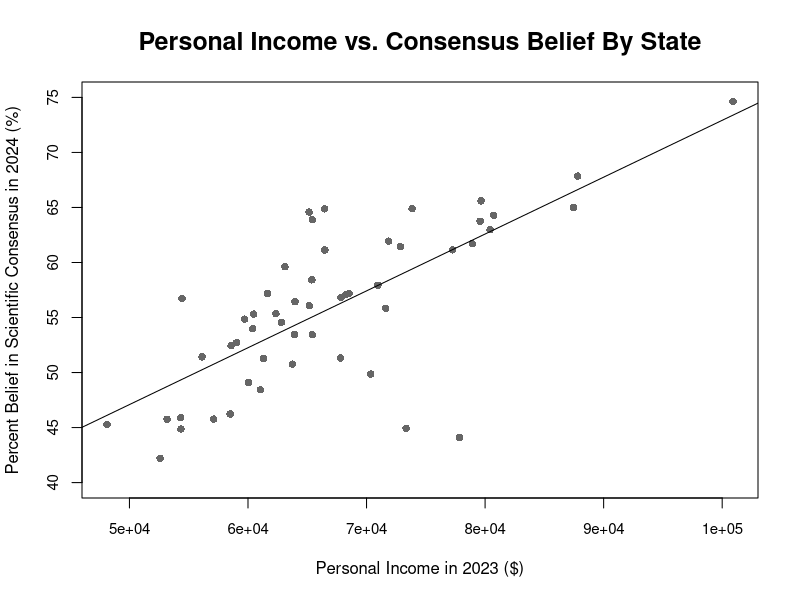
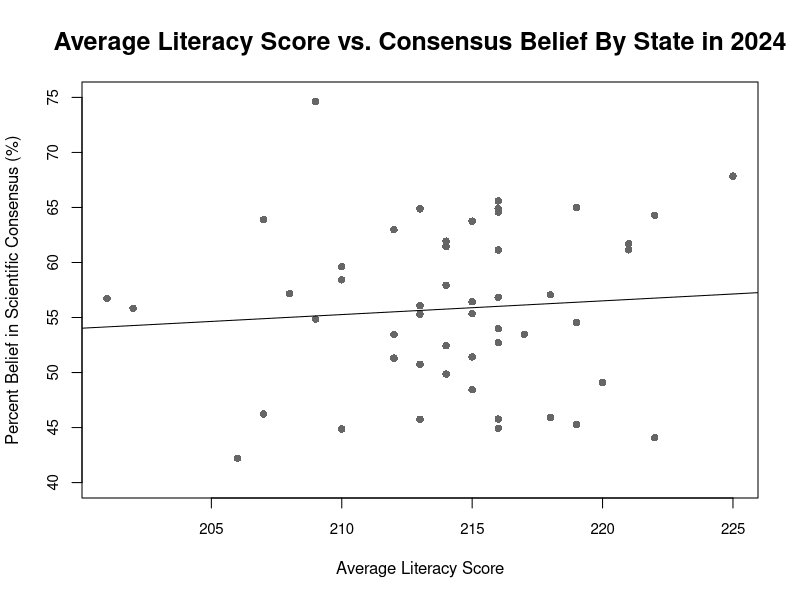
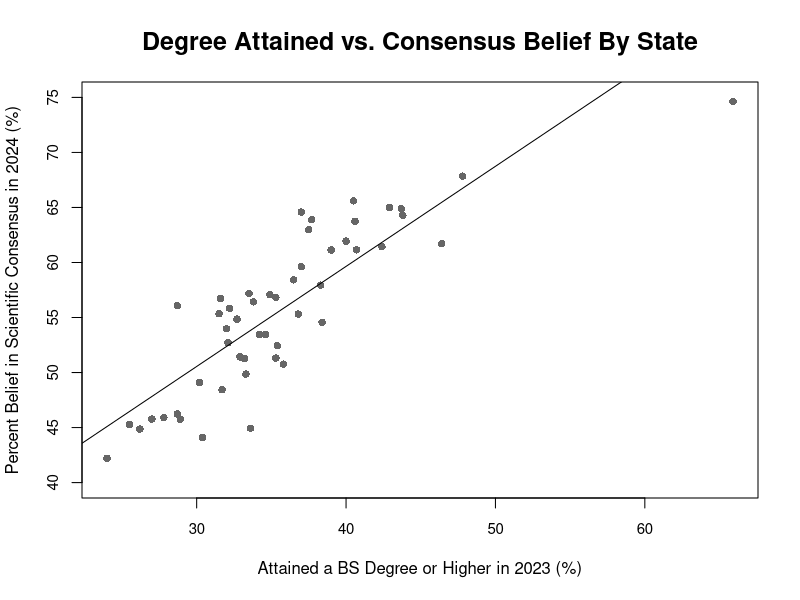

The R script that drew these images, in order: (Note: this script raises an error after producing the figures.)
kniss_wd <- function (repo, folder=NULL) {
  if(missing(folder))
  {
    setwd(print(paste(if (Sys.info()[["sysname"]]=="Windows") {("C:/GitHub")} else {
      if (Sys.info()[["sysname"]]=="Darwin"){("/Users/sylviakniss/Documents/GitHub")} else ("for Linux run: setwd('/home/[INSERT YOUR USERNAME]/GitHub')")
    },"/",repo, sep = "")))}
  else 
    
  {
    setwd(print(paste(if (Sys.info()[["sysname"]]=="Windows") {("C:/GitHub")} else {
      if (Sys.info()[["sysname"]]=="Darwin"){("/Users/sylviakniss/Documents/GitHub")} else ("for Linux run: setwd('/home/[INSERT YOUR USERNAME]/GitHub')")
    },"/",repo, "/", folder, sep = "")))}
}


kniss_wd(repo = "knisssj")




#Initial Honors data run

read.csv("Honors/YCOM8_publicdata.csv")

df <- read.csv("Honors/YCOM8_publicdata.csv", header = TRUE)
df

colnames(df)

df.Qs <- df[,6:95]
df.demog <- df[,2:5]

contrend <- lm(df.Qs$consensus ~ df.demog$Income)
contrend

plot(df.Qs$consensus ~ df.demog$Income, ylim = c(40,75), xlab = "Personal Income in 2023 ($)", ylab = "Percent Belief in Scientific Consensus in 2024 (%)", main = "Personal Income vs. Consensus Belief By State", cex.axis=0.9, 
     cex.main = 1.5, cex.lab = 1, pch=16, col = "gray40", cex = 1)
abline(contrend)
summary(contrend)

littrend <- lm(df.Qs$consensus ~ df.demog$Avg.Literacy.Score)
littrend

plot(df.Qs$consensus ~ df.demog$Avg.Literacy.Score, ylim = c(40,75), xlab = "Average Literacy Score", ylab = "Percent Belief in Scientific Consensus (%)", main = "Average Literacy Score vs. Consensus Belief By State in 2024", cex.axis=0.9, 
     cex.main = 1.5, cex.lab = 1, pch=16, col = "gray40", cex = 1)
abline(littrend)
summary(littrend)

BStrend <- lm(df.Qs$consensus ~ df.demog$Attained.BS.or.higher)
BStrend

plot(df.Qs$consensus ~ df.demog$Attained.BS.or.higher, ylim = c(40,75), xlab = "Attained a BS Degree or Higher in 2023 (%)", ylab = "Percent Belief in Scientific Consensus in 2024 (%)", main = "Degree Attained vs. Consensus Belief By State", cex.axis=0.9, 
     cex.main = 1.5, cex.lab = 1, pch=16, col = "gray40", cex = 1)
abline(BStrend)
summary(BStrend)

poptoplot <- subset(df, df$population<100000000)
poptoplot
poptrend <- lm(df.Qs$consensus ~ poptoplot$population)
poptrend

plot(df.Qs$consensus ~ poptoplot$population, ylim = c(40,75), xlab = "Population (# of people)", ylab = "Percent Belief in Scientific Consensus (%)", main = "Population vs. Consensus Belief By State in 2024", cex.axis=0.9, 
     cex.main = 1.5, cex.lab = 1, pch=16, col = "gray40", cex = 1)
abline(poptrend)
summary(poptrend)
